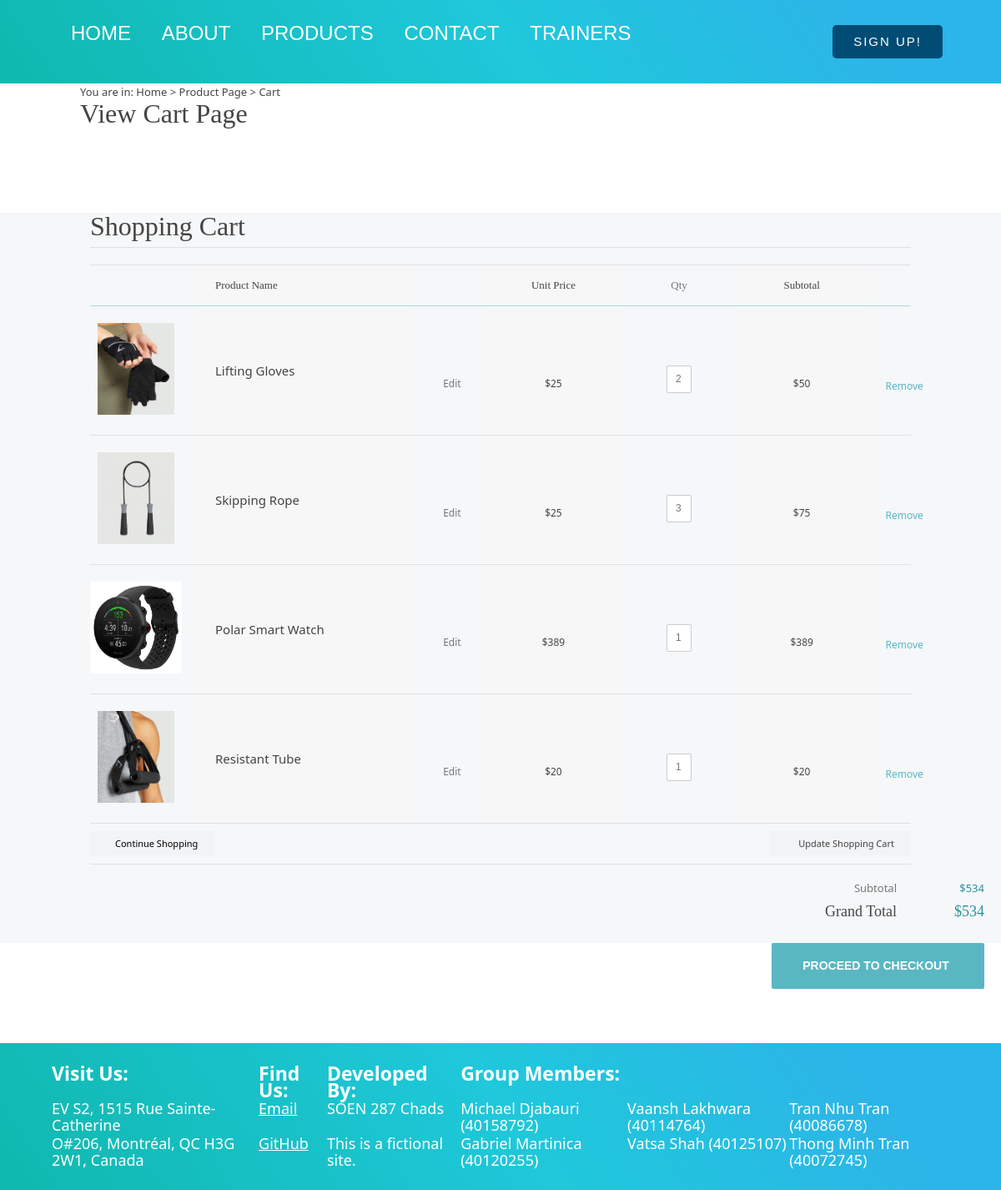
Page /php/view-cart.php on the committed database.
### tables this page shows
CREATE TABLE `incart` (
  `cart_id` int(11) NOT NULL,
  `product_id` int(11) NOT NULL,
  `quantity` int(11) NOT NULL DEFAULT 1
);

CREATE TABLE `product` (
  `product_id` int(11) NOT NULL,
  `product_name` varchar(256) NOT NULL,
  `product_price` float NOT NULL,
  `product_desc` text NOT NULL,
  `product_img` text NOT NULL,
  `cat_id` int(11) NOT NULL,
  `brand_id` int(11) NOT NULL,
  `featured` tinyint(4) NOT NULL,
  `date` datetime NOT NULL DEFAULT current_timestamp()
);

### php/view-cart.php (the view, shortened to what this page needs)
<?php
include('../php/connection.php');
?>
<!DOCTYPE HTML>
<html>
<head>
    <link href="../css/view_cart.css" media="screen" rel="stylesheet" type="text/css">
    <link rel="stylesheet" type="text/css" href="../css/navbarandfooter.css" />
</head>
<body class="shopping-cart">
    <div id="navigationbar">
        <nav class="nav">
            <ul class="navbar">
                <li><a href="../php/home.php">HOME</a></li>
                <li><a href="../php/about.php">ABOUT</a></li>
                <li><a href="../php/product_page.php">PRODUCTS</a></li>
                <li><a href="../php/about.php#fname">CONTACT</a></li>
                <li><a href="../php/trainer1.php">TRAINERS</a></li>
            </ul>
        </nav>
        <?php
        if (isset($_SESSION["email"])) {
            echo '<a href="includes/logout.inc.php" class="loginSignUp">LOG OUT</a>';
        } else {
            echo '<a href="signUp.php" class="loginSignUp">SIGN UP!</a>';
        }
        ?>
    </div>
    <div class="container_12">
    <main>
        <section class="mt-30">
            <div class="container">
                <div class="width-100">
                    <div class="content">
                        <p class="small m-0">You are in: Home > Product Page > Cart </p>
                    </div>
                </div>
                <div class="width-100">
                    <div class="content">
                        <h1 class="font-30 mt-30 mb-0">View Cart Page <span class="small"></span> </h1>
                    </div>
                </div>
            </div>
        </section>
    </main>
</div>
    <section id="main" class="entire_width">
        <div class="container_12">
            <div class="grid_12">
                <h1 class="page_title">Shopping Cart</h1>
                <table class="cart_product">
                    <tr>
                        <th class="images"></th>
                        <th class="bg name">Product Name</th>
                        <th class="edit"> </th>
                        <th class="bg price">Unit Price</th>
                        <th class="qty">Qty</th>
                        <th class="bg subtotal">Subtotal</th>
                        <th class="close"> </th>
                    </tr>
                    <?php
                    $query = "SELECT * FROM incart
INNER JOIN product
ON incart.product_id=product.product_id;";
                    $result = $conn->query($query);
                    if ($result) {
                        while ($row = $result->fetch_object()) {
                    ?>
                            <form id="quantityUpdate" name="quantityUpdate" action="update.php" method="GET">
                                <tr>
                                    <td class="images"><a href="#"><img src="../img/Products/<?php echo $row->product_img; ?>" alt="Car"></a></td>
                                    <td class="bg name" style="font-size: 15px;"><?php echo $row->product_name; ?></td>
                                    <td class="edit"><a title="Edit" href="#">Edit</a></td>
                                    <td class="bg price" data-price="<?php echo $row->product_price; ?>">$<?php echo $row->product_price; ?></td>
                                    <td class="qty">
                                        <input type="text" class="qt" for="quantityUpdate" name="quantity[]" value="<?php echo $row->quantity; ?>" />
                                    </td>
                                    <td class="bg subtotal subtotal1" data-subtoal="<?php
                                                                                    echo $row->product_price * $row->quantity;
                                                                                    ?>">$<?php
                                                                                            echo $row->product_price * $row->quantity;
                                                                                            ?></td>
                                    <td class="close"><a title="remove" class="close" href="delete.php?cart_id=<?php echo $row->cart_id; ?>">Remove</a></td>
                                </tr>
                        <?php
                        }
                    }
                        ?>
                        <tr>
                            <td colspan="7" class="cart_but">
                                <button class="continue"><span>icon</span><a href="../php/product_page.php" style="color: #000">Continue Shopping</a></button>
                                <button name="quantityUpdate" id="quantityUpdate" class="update" for="quantityUpdate"><span>icon</span>Update Shopping Cart</button>
                            </td>
                        </tr>
                            </form>
                </table>
            </div>
        </div>
    </section>
    <div class="bottom_block total">
        <form method="post">
            <table class="subtotal" >
            <tr>
                <td>Subtotal</td>
                <td class="price" id="subtotal">Total price before taxes</td>
            </tr>
            <tr class="grand_total">
                <td>Grand Total</td>
                <td class="price" id="grandtotal">Grand Total Price</td>
            </tr>
            </table>
            <button type="submit" name="checkout" id="checkout" class="checkout">PROCEED TO CHECKOUT</button>
        </form>
    </div>
    <br><br><br><br>
<div class="footer"><br><br>
    <footer id="footer">
        <table class="footerTable">
            <tr>
                <td id="footerHead">
                    <h3>Visit Us:</h3>
                </td>
                <td id="footerHead">
                    <h3>Find Us:</h3>
                </td>
                <td id="footerHead">
                    <h3>Developed By:</h3>
                </td>
                <td id="footerHead">
                    <h3>Group Members:</h3>
                </td>
                <td></td>
                <td></td>
            </tr>
            <tr>
                <td>EV S2, 1515 Rue Sainte-Catherine</td>
                <td><a href="mailto:genericemail.com">Email</a></td>
                <td>SOEN 287 Chads</td>
                <td>Michael Djabauri (40158792)</td>
                <td>Vaansh Lakhwara (40114764)</td>
                <td>Tran Nhu Tran (40086678)</td>
            </tr>
            <tr>
                <td>O#206, Montréal, QC H3G 2W1, Canada</td>
                <td><a href="https://github.com/SOEN287Chads/beast">GitHub</a></td>
                <td>This is a fictional site.</td>
                <td>Gabriel Martinica (40120255)</td>
                <td>Vatsa Shah (40125107)</td>
                <td>Thong Minh Tran (40072745)</td>
            </tr>
        </table>
    </footer>
</div>
</body>
</html>

### css/navbarandfooter.css (style rules this page uses)
* { margin: 0; padding: 0; box-sizing: border-box; }
a { text-decoration: none; }
nav { position: sticky; }
#navigationbar { top: 0px; z-index: 3; display: flex; position: sticky; padding: 30px 70px; transform: translate3d(0, 0, 0); justify-content: space-between; background: linear-gradient(55deg, #0fb8ad 0%, #1fc8db 51%, #2cb5e8 85%); font-size: x-large; font-family: "Monument Extended", Arial, Helvetica, sans-serif; }
.navbar li { padding: 0 15px; display: inline-block; }
.navbar li a { color: #fff; transition: all .5s ease 0s; }
.loginSignUp { color: #fff; font-size: 15px; border-radius: 5px; padding: 10px 25px; letter-spacing: 2px; background: #004c74; }
#footerHead { text-align: left; font-weight: bold; font-size: larger; }
footer table a { color: white; text-decoration: underline; }
footer { left: 0; bottom: 0; z-index: 2; width: 100%; padding: 2%; color: white; font-size: large; font-weight: 100; padding-left: 5%; padding-right: 5%; background: linear-gradient(55deg, #0fb8ad 0%, #1fc8db 51%, #2cb5e8 85%); }
.footerTable { width: 100%; align-items: center; }

### rows in the picture
incart: shows a picture, product.product_name "Lifting Gloves", product.product_price "25", quantity "2", $row->product_price * $row->quantity "50"
incart: shows a picture, product.product_name "Skipping Rope", product.product_price "25", quantity "3", $row->product_price * $row->quantity "75"
incart: product.product_img (picture), product.product_name "Polar Smart Watch", product.product_price "389", quantity "1", $row->product_price*$row->quantity "389"
incart: product.product_img (picture), product.product_name "Resistant Tube", product.product_price "20", quantity "1", $row->product_price*$row->quantity "20"
